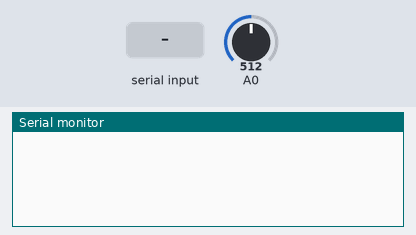
The sketch below on a simulated Arduino Uno, built with avr-gcc and run on an emulated ATmega328P. On the bench: the last lines printed to the serial monitor. The test bench sets the inputs (shaded band); at power-on: A0 = 512.

Above: at 1.2 s.
1.3 s: "v" received over Serial
At 1.71 s:
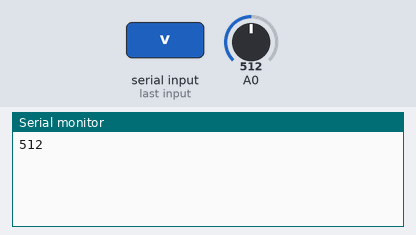
3.6 s: A0 set to 716
At 3.81 s:
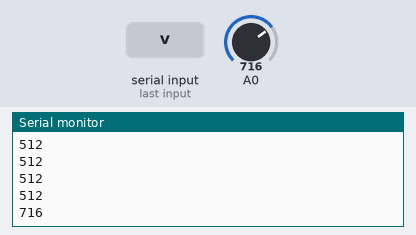
5.1 s: A0 set to 900
At 5.31 s:
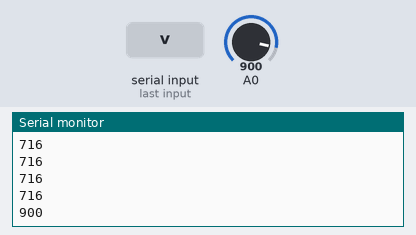
Timing chart, 0 to 8.1 s (numbered marks = the images above; inputs shaded):
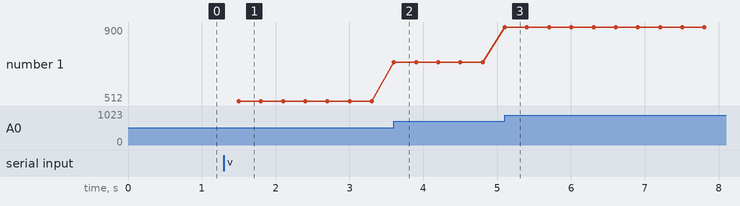

The sketch:

circuito.ino
```cpp
char circuito;
int leitura;

void setup(){
  Serial.begin(9600);
}

void loop(){

  if(Serial.available() > 0){
    circuito = Serial.read();
  }

  if(circuito == 'v'){
    leitura = analogRead(A0);
    Serial.println(leitura);
  }

  if(circuito == 'a'){
    leitura = analogRead(A1);
    Serial.println(leitura);
  }

  delay(300);

}
```

Measured:
- after the input at 1.3 s, the serial monitor: prints a new line after 0.20 s (image 1)
- after the input at 3.6 s, the serial monitor: prints a new line at once (image 2)
- after the input at 5.1 s, the serial monitor: prints a new line at once (image 3)
- plotted number 1: 512 → 716 after the input at 3.6 s, 716 → 900 after the input at 5.1 s
